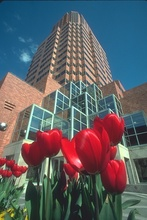
%> input picture ENGN2605/Zhuo Wang_lab03/bds1.jpg, 147 x 220 px, shrunk from 321 x 481 before the run
$ octave P4.m   (GNU Octave 9; MATLAB toolbox functions it lacks are replaced by stand-ins)
%> lines starting %> are read from the running program, lines starting %| are printed output that depends on the picture
close all;
clc;
clear;


I1 = imread("bds1.jpg");
%> I1 is the input picture: size 220x147x3 uint8; mean R, G, B 93.9, 96, 100.5

i1316 = hist_edge_detector(I1, 3, 6, 16);
% [6 lines not run here, left out]
function [edge_map,orient_map]=hist_edge_detector(img,rad,num_orient,num_bins)
%> called with rad = 3, num_orient = 6, num_bins = 16
    if size(img, 3) == 3
        img = im2double(rgb2gray(img));
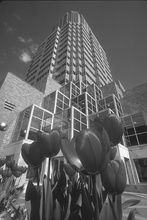
%> img: size 220x147 double; min 0.0863, max 0.992, mean 0.376
    else
        img = im2double(img);
    end

    [rows, cols] = size(img);
%> rows = 220; cols = 147
%> the run ends on the next line

    orient_map = zeros(rows, cols);
    edge_map = zeros(rows, cols);

    [xm, ym] = meshgrid(1:cols, 1:rows);


    for x = rad+1:rows-rad-1
        for y = rad+1:cols-rad-1

            on = zeros(1, num_orient);
            hist_left = zeros(1, num_bins);
            hist_right = zeros(1, num_bins);

            onn = 1;

            distance_to_center = sqrt((x - ym).^2 + (y - xm).^2);

            linear_indices = find(distance_to_center <= rad);

            [mr, mc] = ind2sub(size(distance_to_center), linear_indices);

            for angle = linspace(0, pi, num_orient)
                hist_left(:) = 0;
                hist_right(:) = 0;
                for i = 1:size(mr)
                    a = atan2(mc(i) - y, mr(i) - x);
                    if a >= angle || a <= (angle - pi)
                        left_pixel = img(mr(i), mc(i));
                        bin_left = floor((left_pixel) * (num_bins-1)) + 1;
                        hist_left(bin_left) = hist_left(bin_left) + 1;
                    else
                        right_pixel = img(mr(i), mc(i));
                        bin_right = floor((right_pixel) * (num_bins-1)) + 1;
                        hist_right(bin_right) = hist_right(bin_right) + 1;
                    end
                end

                min_val_l = min(hist_left);
                max_val_l = max(hist_left);
                normalized_hist_l = (hist_left - min_val_l) / (max_val_l - min_val_l);

                min_val_r = min(hist_right);
                max_val_r = max(hist_right);
                normalized_hist_r = (hist_right - min_val_r) / (max_val_r - min_val_r);

                chi_squared_distance = 0.5.*sum((normalized_hist_l - normalized_hist_r).^2 ./ (normalized_hist_l + normalized_hist_r + eps));

                on(onn) = chi_squared_distance;

                onn = onn +1;
            end

            [~, index] = max(on);

            array = linspace(0, pi, num_orient);
            value = array(index);
            value = value/pi;
            orient_map(x,y)=value;
        end

        directions = [0, 1/4, 1/2, 3/4, 1];

        edge_map=orient_map;

        [rows, cols] = size(edge_map);

        for i = 2:rows-1
            for j = 2:cols-1

                [~, index] = min(abs(edge_map(i, j) - directions));

                if index == 1 || index == 5
                    q = edge_map(i, j+1);
                    q_bar = edge_map(i, j-1);
                elseif index == 2
                    q = edge_map(i-1, j+1);
                    q_bar = edge_map(i+1, j-1);
                elseif index == 3
                    q = edge_map(i-1, j);
                    q_bar = edge_map(i+1, j);
                else
                    q = edge_map(i-1, j-1);
                    q_bar = edge_map(i+1, j+1);
                end

                if edge_map(i, j) < max(q, q_bar)
                    edge_map(i, j) = 0;
                end
            end
        end

    end

    figure();
    imshow(edge_map);


end
